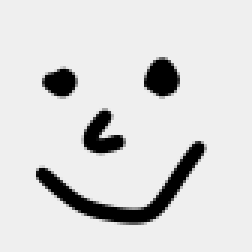
#> input picture examples/keras-cnn/smiley.png, 84 x 84 px (shown 3 times larger)
$ jupyter execute --allow-errors convolution-by-hand.ipynb   (shell and % lines are left out)
#> lines starting #> are read from the running program, lines starting #| are printed output that depends on the picture
### examples/keras-cnn/convplot.py
import ipywidgets
from ipywidgets import interact
import matplotlib
import matplotlib.pyplot as plt
import numpy as np
from skimage import io
from scipy.signal import correlate2d

WANDB_GOLD = np.divide([255, 205, 50], 255)


def display_convolution(image, kernel, relu=False, axs=None):
    if axs is None:
        fig, axs = plt.subplots(ncols=3, figsize=(9, 4.5))
    image = (image - np.mean(image)) / np.std(image)

    axs[0].imshow(image, cmap='gray')
    axs[0].set_title("Image")

    kernel = np.divide(kernel, np.linalg.norm(kernel, ord="fro"))

    axs[1].imshow(kernel, cmap='gray')
    axs[1].set_title("Filter/Kernel/Conv2D\nWeights")

    raw_features = correlate2d(image, kernel, mode="valid")
    features = np.copy(raw_features)

    if relu:
        features = np.where(features > 0, features, 0)

    #Normalize between 0.0 and 1.0
    features = (features - np.min(features)) / np.ptp(features)

    axs[2].imshow(features, cmap='gray')
    axs[2].set_title("Feature Map")
    [ax.axis("off") for ax in axs]

    return axs, image, raw_features, features


def make_interactive_convplots(image, kernel):
    kernel = np.array(kernel)
    fig, axs = plt.subplots(nrows=2, ncols=3, figsize=(12, 6))

    _, image, raw_features, features = display_convolution(image, kernel, relu=False, axs=axs[0, :])
    image_ax, feature_ax = axs[0, 0], axs[0, -1]

    kernel_h, kernel_w = kernel.shape
    image_h, image_w = image.shape

    kernel_on_image = add_kernel_to_image(kernel, image_ax)
    kernel_on_feature = add_feature_to_image(feature_ax)

    zoomed_image_ax = axs[1, 0]
    pointwise_mult_ax = axs[1, 1]
    zoomed_feature_ax = axs[1, 2]

    def compute_inputs(x, y):
        return np.multiply(image[y:y+kernel_h, x:x+kernel_w], kernel)

    zoomed_im = zoomed_image_ax.imshow(image[:kernel_h, :kernel_w],
                                       vmin=np.min(image), vmax=np.max(image),
                                       cmap='gray')
    pointwise_mult = pointwise_mult_ax.imshow(compute_inputs(0, 0),
                                              vmin=np.min(raw_features), vmax=np.max(raw_features), cmap='gray')
    feature_val = features[0, 0]
    zoomed_feature = zoomed_feature_ax.imshow(np.atleast_2d(feature_val),
                                              vmin=np.min(features), vmax=np.max(features),
                                              cmap='gray')
    feature_val_string = "{:03.1f}"
    feature_value_text = zoomed_feature_ax.text(
        0.5, 0.5, feature_val_string.format(feature_val),
        horizontalalignment='center', verticalalignment='center', transform=zoomed_feature_ax.transAxes,
        fontsize="x-large", fontweight="bold", color=WANDB_GOLD)

    [ax.axis('off') for ax in axs[1, :]]

    zoomed_image_ax.set_title("Current Input to Convolution")
    pointwise_mult_ax.set_title("Kernel x Current Input")
    zoomed_feature_ax.set_title("Current Feature Map Value")

    ymax = image_h - kernel_h
    x_slider = ipywidgets.IntSlider(0, 0, image_w - kernel_w)
    y_slider = ipywidgets.IntSlider(ymax, 0, ymax, orientation='vertical')

    @interact
    def update_convplots(x=x_slider, y=y_slider):
        y = ymax - y
        kernel_on_image.set_xy((x - 0.5, y - 0.5))
        kernel_on_feature.set_xy((x - 0.5, y - 0.5))

        zoomed_im.set_data(image[y:y+kernel_h, x:x+kernel_w])
        pointwise_mult.set_data(compute_inputs(x, y))
        feature_val = features[y, x]
        zoomed_feature.set_data(np.atleast_2d(feature_val))
        feature_value_text.set_text(feature_val_string.format(feature_val))
        fig.canvas.draw()

    return fig, axs, kernel_on_image


def add_kernel_to_image(kernel, image_ax):
    kernel_h, kernel_w = kernel.shape

    kernel_artist = matplotlib.patches.Rectangle(
        xy=(0, kernel_h), width=kernel_w, height=kernel_h,
        alpha=1, facecolor="none", edgecolor=WANDB_GOLD, lw=2)

    image_ax.add_artist(kernel_artist)

    return kernel_artist


def add_feature_to_image(feature_ax):

    feature_artist = matplotlib.patches.Rectangle(
        xy=(0, 1), width=1, height=1,
        alpha=1, facecolor="none", edgecolor=WANDB_GOLD, lw=1)

    feature_ax.add_artist(feature_artist)

    return feature_artist

### examples/keras-cnn/convolution-by-hand.ipynb
[cell 1]
import os
os.environ["CUDA_VISIBLE_DEVICES"] = "-1"
import matplotlib.pyplot as plt
import numpy as np

from skimage import io
import convplot

[cell 2]
vertical_edge = [[-1.0, 2.0, -1.0],
                 [-1.0, 2.0, -1.0],
                 [-1.0, 2.0, -1.0]]

[cell 3]
horizontal_edge = np.transpose(vertical_edge)

[cell 4]
diagonal_edge = [[0.5, -1.0, -1.0],
                 [0.5, 0.5, -1.0],
                 [0.5, 0.5, 0.5]]

[cell 5]
image = io.imread('smiley.png', as_gray=True)
#> image is the input picture: shape (84, 84) float64; min 0, max 0.937, mean 0.85
convplot.display_convolution(image, np.rot90(diagonal_edge), relu=True);
#> in display_convolution, `kernel = np.divide(kernel, np.linalg.norm(kernel, ord="fro"))`: kernel = [[-0.471, -0.471, 0.236], [-0.471, 0.236, 0.236], [0.236, 0.236, 0.236]]
#> in display_convolution, `raw_features = correlate2d(image, kernel, mode="valid")`:
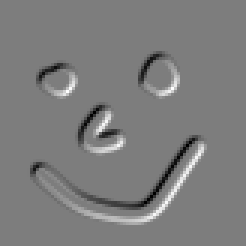
#> raw_features: shape (82, 82) float64 (shown 3 times larger); min -4.27, max 4.43, mean 4.86e-17; drawn with min black and max white
#> in display_convolution, `features = np.where(features > 0, features, 0)`:
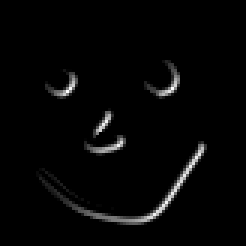
#> features: shape (82, 82) float64 (shown 3 times larger); min 0, max 4.43, mean 0.0978; drawn with min black and max white
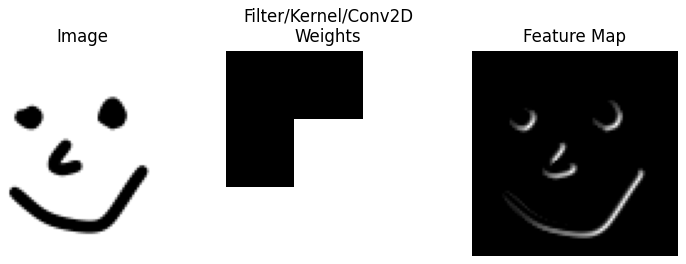
#> figure drawn by matplotlib, 3 panels

#> (a cell that did not finish here is left out)

#> in make_interactive_convplots, `kernel = np.array(kernel)`: kernel = [[-0.5, 1, 1], [-0.5, -0.5, 1], [-0.5, -0.5, -0.5]]
#> call 2 of display_convolution, with kernel = array of shape (3, 3), relu = False, axs = array of shape (3,)
#> in display_convolution (call 2), `kernel = np.divide(kernel, np.linalg.norm(kernel, ord="fro"))`: kernel = [[-0.236, 0.471, 0.471], [-0.236, -0.236, 0.471], [-0.236, -0.236, -0.236]]
#> in display_convolution (call 2), `raw_features = correlate2d(image, kernel, mode="valid")`:
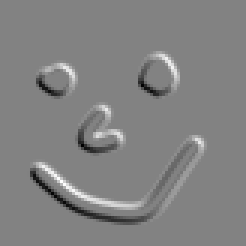
#> raw_features: shape (82, 82) float64 (shown 3 times larger); min -4.49, max 4.32, mean -2.11e-17; drawn with min black and max white
#> in make_interactive_convplots, `feature_val = features[0, 0]`: feature_val = 0.51
#> the sliders are set to 
